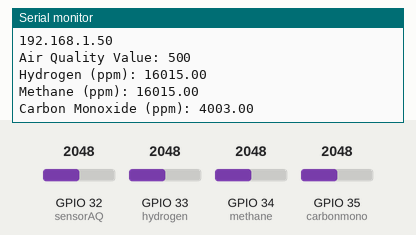
This sketch was run on a simulated ESP32. Shown: the last lines printed to the serial monitor. The inputs (shaded band) are chosen by the test bench; at power-on: GPIO 32 (sensorAQ) = 2048, GPIO 33 (hydrogen) = 2048, GPIO 34 (methane) = 2048, GPIO 35 (carbonmono) = 2048. WiFi joins after 1.5 s; servers stay silent unless stated.

Above: at 2.8 s.
2.9 s: GPIO 32 (sensorAQ) set to 2866
4.4 s: GPIO 33 (hydrogen) set to 2866
At 5.4 s:
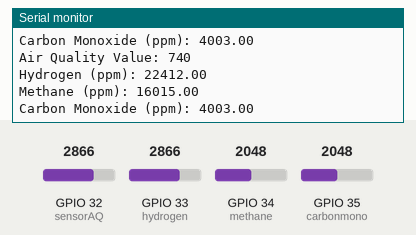
5.9 s: GPIO 34 (methane) set to 2866
At 7.2 s:
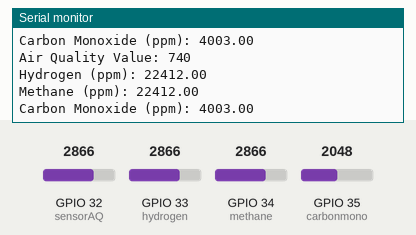
7.4 s: GPIO 35 (carbonmono) set to 2866
At 8.4 s:
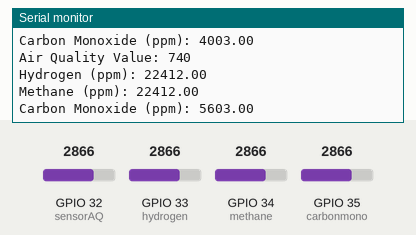
8.9 s: GPIO 32 (sensorAQ) set to 3972
10.4 s: GPIO 33 (hydrogen) set to 3972
At 11.5 s:
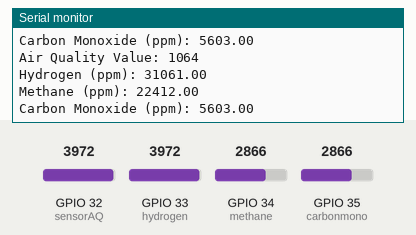
Timing chart, 0 to 12.9 s (numbered marks = the images above; inputs shaded):
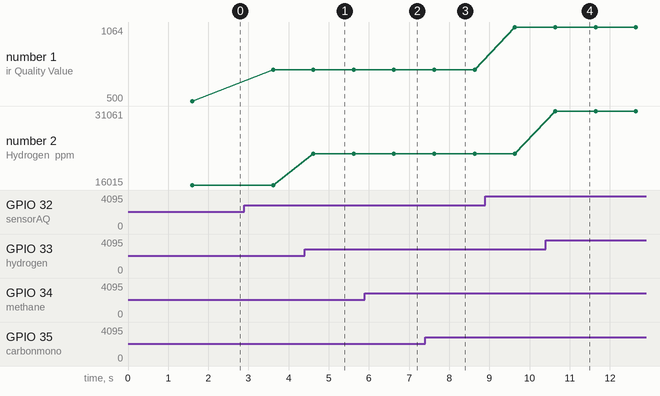

The sketch:

email_alert.ino
```cpp
#include <WiFi.h>
#include <ESP_Mail_Client.h>

#define WIFI_SSID "VinitNotFound"
#define WIFI_PASSWORD "password"
#define SMTP_server "smtp.gmail.com"
#define SMTP_Port 587
#define sender_email "esp32airquality@gmail.com"
#define sender_password "grvq tifa dojg eiza"
#define Recipient_email "esp32airquality@gmail.com"
#define Recipient_name ""

SMTPSession smtp;

int sensorAQ = 32;
int hydrogen = 33;
int methane = 34;
int carbonmono = 35;

int airQualityValue;
float hydrogenValue;
float methaneValue;
float carbonMonoxideValue;

bool emailSent = false; // Flag to track if email has been sent

void setup() {
  Serial.begin(115200);
  Serial.println();
  Serial.print("Connecting...");
  WiFi.begin(WIFI_SSID, WIFI_PASSWORD);
  while (WiFi.status() != WL_CONNECTED) {
    Serial.print(".");
    delay(200);
  }
  Serial.println("");
  Serial.println("WiFi connected.");
  Serial.println("IP address: ");
  Serial.println(WiFi.localIP());
  Serial.println();
  smtp.debug(1);
}

void loop() {

  collectSensorValues();
  if (!emailSent) {
    checkSensorValues();
  }
  delay(1000);
}


void collectSensorValues() {
  int airQualityRaw = analogRead(sensorAQ);
  float hydrogenRaw = analogRead(hydrogen);
  float methaneRaw = analogRead(methane);
  float carbonMonoRaw = analogRead(carbonmono);

  airQualityValue = (map(airQualityRaw, 0, 1023, 0, 300))-100;
  hydrogenValue = map(hydrogenRaw, 0, 1023, 0, 8000);
  methaneValue = map(methaneRaw, 0, 1023, 0, 8000);
  carbonMonoxideValue = map(carbonMonoRaw, 0, 1023, 0, 2000);

  Serial.print("Air Quality Value: ");
  Serial.println(airQualityValue);

  Serial.print("Hydrogen (ppm): ");
  Serial.println(hydrogenValue);

  Serial.print("Methane (ppm): ");
  Serial.println(methaneValue);

  Serial.print("Carbon Monoxide (ppm): ");
  Serial.println(carbonMonoxideValue);

}

void checkSensorValues() {
  const float hydrogenThreshold = 5000;
  const float methaneThreshold = 5000;
  const float carbonMonoxideThreshold = 1000;
  const int airQualityThreshold = 100;

  if (hydrogenValue > hydrogenThreshold ||
      methaneValue > methaneThreshold ||
      carbonMonoxideValue > carbonMonoxideThreshold ||
      airQualityValue > airQualityThreshold) {
    sendEmail();
  }
}

void sendEmail() {
  ESP_Mail_Session session;
  session.server.host_name = SMTP_server ;
  session.server.port = SMTP_Port;
  session.login.email = sender_email;
  session.login.password = sender_password;
  session.login.user_domain = "";

  SMTP_Message message;
  message.sender.name = "Air Quality Monitoring System";
  message.sender.email = sender_email;
  message.subject = "Your Air Quality is Deteriorated";
   message.addRecipient(Recipient_name, Recipient_email);

  String textMsg = "Hello Vinit! This is to inform you that your environment's air quality has been deteriorated\n\n";
  textMsg += "Hydrogen: " + String(hydrogenValue) + " ppm\n";
  textMsg += "Methane: " + String(methaneValue) + " ppm\n";
  textMsg += "Carbon Monoxide: " + String(carbonMonoxideValue) + " ppm\n";
  textMsg += "Air Quality Value: " + String(airQualityValue) + " ppm";

  message.text.content = textMsg.c_str();

  message.text.charSet = "us-ascii";
  message.text.transfer_encoding = Content_Transfer_Encoding::enc_7bit;

  if (!smtp.connect(&session))
    return;

  if (!MailClient.sendMail(&smtp, &message)) {
    Serial.println("Error sending Email, " + smtp.errorReason());
  } else {
    emailSent = true;
  }
}
```

Measured:
- after the input at 4.4 s, the serial monitor: prints a new line after 0.22 s (image 1)
- after the input at 5.9 s, the serial monitor: prints a new line after 0.72 s (image 2)
- after the input at 7.4 s, the serial monitor: prints a new line after 0.23 s (image 3)
- after the input at 10.4 s, the serial monitor: prints a new line after 0.24 s (image 4)
- plotted number 1: 500 → 740 after the input at 2.9 s, 740 → 1064 after the input at 8.9 s
- plotted number 2: 16015 → 22412 after the input at 4.4 s, 22412 → 31061 after the input at 10.4 s
